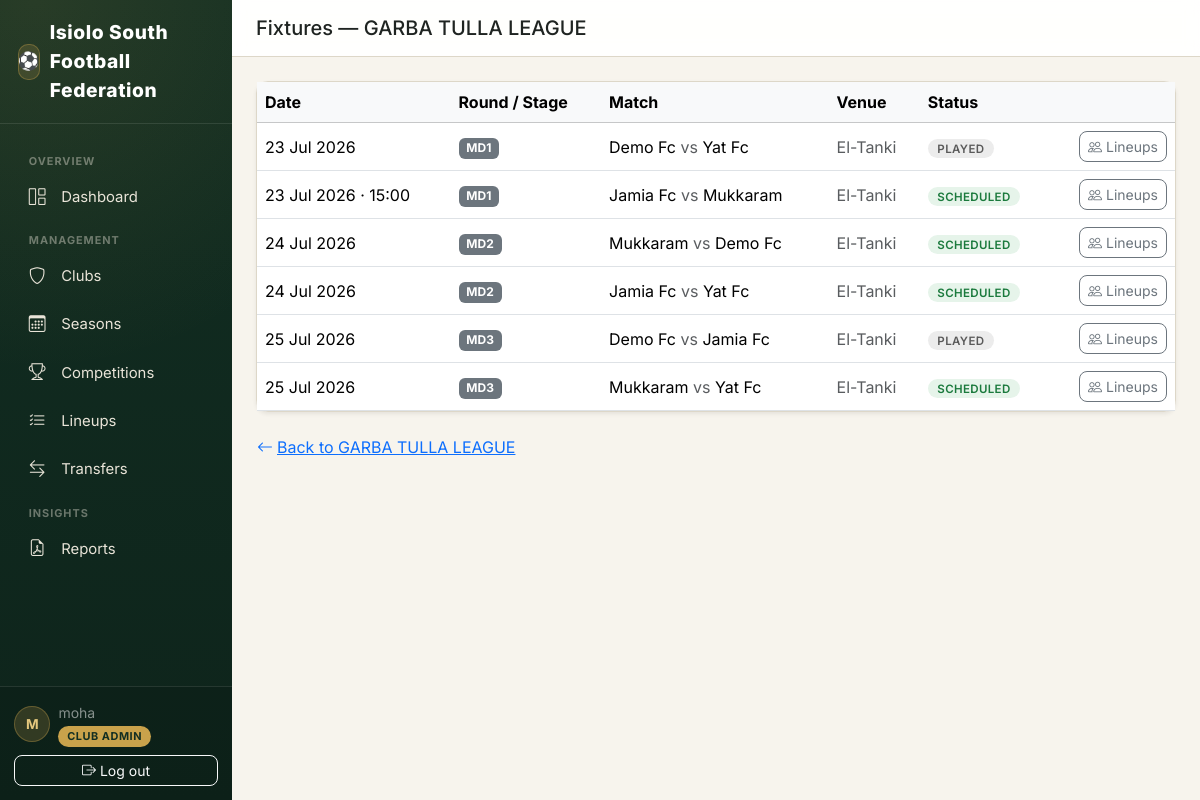
The page /fixtures/competition/2/ (signed in) on the database its author committed.
### accounts/models.py (models this page shows, shortened)
class CustomUser(AbstractUser):
    class Role(models.TextChoices):
        SUPER_ADMIN = "SUPER_ADMIN", "Super Admin"
        SUBCOUNTY_ADMIN = "SUBCOUNTY_ADMIN", "Sub-County Admin"
        CLUB_ADMIN = "CLUB_ADMIN", "Club Admin"
        REFEREE = "REFEREE", "Referee"
    role = models.CharField(
        max_length=20,
        choices=Role.choices,
        default=Role.CLUB_ADMIN,
        help_text="Determines what this user can see and do in FCMS.",
    )
    phone_number = models.CharField(max_length=20, blank=True)
    club = models.ForeignKey(
        "clubs.Club",
        on_delete=models.SET_NULL,
        null=True,
        blank=True,
        related_name="admins",
        help_text="Only set for Club Admin role.",
    )
    @property
    def is_super_admin(self):
        return self.role == self.Role.SUPER_ADMIN
    @property
    def is_subcounty_admin(self):
        return self.role == self.Role.SUBCOUNTY_ADMIN

### competitions/models.py (models this page shows, shortened)
class Competition(models.Model):
    class CompetitionType(models.TextChoices):
        LEAGUE = "LEAGUE", "League"
        KNOCKOUT = "KNOCKOUT", "Knockout"
        GROUP_KNOCKOUT = "GROUP_KNOCKOUT", "Group + Knockout"
        FRIENDLY = "FRIENDLY", "Friendly"
    class Status(models.TextChoices):
        DRAFT = "DRAFT", "Draft"
        REGISTRATION = "REGISTRATION", "Registration Open"
        ONGOING = "ONGOING", "Ongoing"
        COMPLETED = "COMPLETED", "Completed"
    season = models.ForeignKey(Season, on_delete=models.CASCADE, related_name="competitions")
    name = models.CharField(max_length=150, help_text='e.g. "Garbatulla Sub-County League"')
    competition_type = models.CharField(max_length=20, choices=CompetitionType.choices)
    status = models.CharField(max_length=20, choices=Status.choices, default=Status.DRAFT)
    double_round_robin = models.BooleanField(
        default=False,
        help_text="League only: teams play each other twice (home & away) instead of once.",
    )
    points_win = models.PositiveSmallIntegerField(default=3)
    points_draw = models.PositiveSmallIntegerField(default=1)
    points_loss = models.PositiveSmallIntegerField(default=0)
    two_legged_ties = models.BooleanField(
        default=False, help_text="Knockout only: each tie is played home & away (aggregate score)."
    )
    extra_time_enabled = models.BooleanField(default=True, help_text="Knockout only.")
    penalties_enabled = models.BooleanField(
        default=True, help_text="Knockout only: penalty shootout if still level after extra time."
    )
    has_third_place_playoff = models.BooleanField(default=False, help_text="Knockout only.")
    teams_qualifying_per_group = models.PositiveSmallIntegerField(
        default=2,
        help_text="Group + Knockout only: how many teams from each group advance to the knockout stage.",
    )
    created_at = models.DateTimeField(auto_now_add=True)
    class Meta:
        ordering = ["-created_at"]
        unique_together = ("season", "name")

class CompetitionTeam(models.Model):
    class Status(models.TextChoices):
        ENTERED = "ENTERED", "Entered"
        WITHDRAWN = "WITHDRAWN", "Withdrawn"
        DISQUALIFIED = "DISQUALIFIED", "Disqualified"
    competition = models.ForeignKey(Competition, on_delete=models.CASCADE, related_name="entered_teams")
    club = models.ForeignKey(Club, on_delete=models.CASCADE, related_name="competition_entries")
    status = models.CharField(max_length=20, choices=Status.choices, default=Status.ENTERED)
    entered_at = models.DateTimeField(auto_now_add=True)
    class Meta:
        unique_together = ("competition", "club")
        ordering = ["club__name"]

### fixtures/models.py (models this page shows, shortened)
class Fixture(models.Model):
    class Status(models.TextChoices):
        SCHEDULED = "SCHEDULED", "Scheduled"
        PLAYED = "PLAYED", "Played"
        POSTPONED = "POSTPONED", "Postponed"
        CANCELLED = "CANCELLED", "Cancelled"
    class Leg(models.IntegerChoices):
        FIRST = 1, "First leg"
        SECOND = 2, "Second leg"
    competition = models.ForeignKey(Competition, on_delete=models.CASCADE, related_name="fixtures")
    group = models.ForeignKey(
        Group, on_delete=models.CASCADE, null=True, blank=True, related_name="fixtures",
        help_text="Set only for group-stage fixtures within a Group + Knockout competition.",
    )
    knockout_fixture = models.OneToOneField(
        KnockoutFixture, on_delete=models.CASCADE, null=True, blank=True, related_name="match",
        help_text="Set only when this fixture fulfils a knockout bracket slot.",
    )
    home_team = models.ForeignKey(
        CompetitionTeam, on_delete=models.CASCADE, related_name="home_fixtures"
    )
    away_team = models.ForeignKey(
        CompetitionTeam, on_delete=models.CASCADE, related_name="away_fixtures"
    )
    round_number = models.PositiveSmallIntegerField(
        null=True, blank=True, help_text="League/group round number, e.g. Matchday 1, 2, 3..."
    )
    leg = models.PositiveSmallIntegerField(choices=Leg.choices, default=Leg.FIRST)
    match_date = models.DateField(null=True, blank=True)
    kickoff_time = models.TimeField(null=True, blank=True)
    venue = models.CharField(max_length=150, blank=True)
    status = models.CharField(max_length=20, choices=Status.choices, default=Status.SCHEDULED)
    created_at = models.DateTimeField(auto_now_add=True)
    class Meta:
        ordering = ["match_date", "kickoff_time", "id"]
    @property
    def is_knockout(self):
        return self.knockout_fixture_id is not None
    @property
    def is_group_stage(self):
        return self.group_id is not None

### clubs/models.py (models this page shows, shortened)
class Club(models.Model):
    class Status(models.TextChoices):
        PENDING = "PENDING", "Pending Approval"
        ACTIVE = "ACTIVE", "Active"
        SUSPENDED = "SUSPENDED", "Suspended"
        INACTIVE = "INACTIVE", "Inactive"
    name = models.CharField(max_length=150, unique=True)
    logo = models.ImageField(upload_to="club_logos/", blank=True, null=True)
    ward = models.CharField(max_length=100, help_text="Administrative ward the club represents.")
    registration_number = models.CharField(max_length=50, unique=True)
    home_ground = models.CharField(max_length=150, blank=True)
    contact_name = models.CharField(max_length=100, blank=True)
    contact_phone = models.CharField(max_length=20, blank=True)
    contact_email = models.EmailField(blank=True)
    status = models.CharField(max_length=20, choices=Status.choices, default=Status.PENDING)
    created_at = models.DateTimeField(auto_now_add=True)
    updated_at = models.DateTimeField(auto_now=True)
    class Meta:
        ordering = ["name"]

### fixtures/views.py (the view)
# urls.py: path("competition/<int:competition_pk>/", views.fixture_list, name="list"),
@login_required
def fixture_list(request, competition_pk):
    competition = get_object_or_404(Competition, pk=competition_pk)
    fixtures = (
        competition.fixtures.select_related("home_team__club", "away_team__club", "group", "knockout_fixture__round")
        .order_by("match_date", "kickoff_time")
    )
    return render(
        request,
        "fixtures/fixture_list.html",
        {"competition": competition, "fixtures": fixtures},
    )

### fixtures/templates/fixtures/fixture_list.html (shortened to what this page needs)
{% extends "base.html" %}
{% block page_title %}Fixtures — {{ competition.name }}{% endblock %}
{% block content %}
{% if not fixtures %}
<div class="card shadow-sm p-5 text-center text-muted">
    <i class="bi bi-calendar-event fs-1 mb-2"></i>
    <p class="mb-0">No fixtures yet.</p>
    {% if user.is_super_admin or user.is_subcounty_admin %}
        <p class="small mt-2">
            {% if competition.competition_type == 'LEAGUE' %}
                Go back to the competition page and use <strong>Generate fixtures</strong>.
            {% else %}
                Set up groups/knockout rounds from the competition page first.
            {% endif %}
        </p>
    {% endif %}
</div>
{% else %}
<div class="card shadow-sm">
    <table class="table table-hover align-middle mb-0">
        <thead class="table-light">
            <tr>
                <th>Date</th>
                <th>Round / Stage</th>
                <th>Match</th>
                <th>Venue</th>
                <th>Status</th>
                <th></th>
            </tr>
        </thead>
        <tbody>
        {% for fx in fixtures %}
            <tr>
                <td>{{ fx.match_date|date:"d M Y"|default:"TBD" }}{% if fx.kickoff_time %} · {{ fx.kickoff_time|time:"H:i" }}{% endif %}</td>
                <td>
                    {% if fx.is_knockout %}
                        <span class="badge text-bg-secondary">{{ fx.knockout_fixture.round.get_name_display }}</span>
                    {% elif fx.is_group_stage %}
                        <span class="badge text-bg-secondary">{{ fx.group.name }} · MD{{ fx.round_number }}</span>
                    {% else %}
                        <span class="badge text-bg-secondary">MD{{ fx.round_number }}{% if fx.leg == 2 %} (2nd leg){% endif %}</span>
                    {% endif %}
                </td>
                <td>{{ fx.home_team.club.name }} <span class="text-muted">vs</span> {{ fx.away_team.club.name }}</td>
                <td class="text-muted">{{ fx.venue|default:"—" }}</td>
                <td><span class="status-pill status-{% if fx.status == 'PLAYED' %}INACTIVE{% elif fx.status == 'SCHEDULED' %}ACTIVE{% else %}SUSPENDED{% endif %}">{{ fx.get_status_display }}</span></td>
                <td class="text-end">
                    <div class="d-flex gap-1 justify-content-end">
                        <a href="{% url 'lineups:fixture_lineups' fx.pk %}"
                           class="btn btn-sm btn-outline-secondary"
                           title="View / Submit Lineups">
                            <i class="bi bi-people me-1"></i>Lineups
                        </a>
                    </div>
                </td>
            </tr>
        {% endfor %}
        </tbody>
    </table>
</div>
{% endif %}
<a href="{% url 'competitions:detail' competition.pk %}" class="btn btn-link mt-3 ps-0">
    <i class="bi bi-arrow-left me-1"></i>Back to {{ competition.name }}
</a>
{% endblock %}

### templates/base.html (shortened to what this page needs)
{% load static %}
<!DOCTYPE html>
<html lang="en">
<head>
    <link href="https://cdnjs.cloudflare.com/ajax/libs/bootstrap/5.3.3/css/bootstrap.min.css" rel="stylesheet">
    <link href="https://cdnjs.cloudflare.com/ajax/libs/bootstrap-icons/1.11.3/font/bootstrap-icons.min.css" rel="stylesheet">
</head>
<body>
<div class="d-flex" style="min-height: 100vh;">
    {% if user.is_authenticated %}
    <nav class="sidebar d-none d-lg-flex">
        <div class="brand">
            <span class="brand-badge">⚽</span> Isiolo South Football Federation
        </div>
        <div class="sidebar-scroll">
            <div class="nav-section-label">Overview</div>
            <ul class="nav nav-pills flex-column gap-1 mb-1">
                <li class="nav-item">
                    <a class="nav-link {% if request.resolver_match.app_name == 'dashboard' %}active{% endif %}" href="{% url 'dashboard:home' %}">
                        <i class="bi bi-grid-1x2 me-2"></i>Dashboard
                    </a>
                </li>
            </ul>
            <div class="nav-section-label">Management</div>
            <ul class="nav nav-pills flex-column gap-1 mb-1">
                <li class="nav-item">
                    <a class="nav-link {% if request.resolver_match.app_name == 'clubs' %}active{% endif %}" href="{% url 'clubs:list' %}">
                        <i class="bi bi-shield me-2"></i>Clubs
                    </a>
                </li>
                <li class="nav-item">
                    <a class="nav-link {% if request.resolver_match.app_name == 'seasons' %}active{% endif %}" href="{% url 'seasons:list' %}">
                        <i class="bi bi-calendar3 me-2"></i>Seasons
                    </a>
                </li>
                <li class="nav-item">
                    <a class="nav-link {% if request.resolver_match.app_name == 'competitions' %}active{% endif %}" href="{% url 'competitions:list' %}">
                        <i class="bi bi-trophy me-2"></i>Competitions
                    </a>
                </li>
                <li class="nav-item">
                    <a class="nav-link {% if request.resolver_match.app_name == 'lineups' %}active{% endif %}" href="{% url 'lineups:home' %}">
                        <i class="bi bi-list-check me-2"></i>Lineups
                    </a>
                </li>
                <li class="nav-item">
                    <a class="nav-link {% if request.resolver_match.app_name == 'transfers' %}active{% endif %}" href="{% url 'transfers:dashboard' %}">
                        <i class="bi bi-arrow-left-right me-2"></i>Transfers
                    </a>
                </li>
            </ul>
            <div class="nav-section-label">Insights</div>
            <ul class="nav nav-pills flex-column gap-1">
                <li class="nav-item">
                    <a class="nav-link {% if request.resolver_match.app_name == 'reports' %}active{% endif %}" href="{% url 'reports:home' %}">
                        <i class="bi bi-file-earmark-pdf me-2"></i>Reports
                    </a>
                </li>
            </ul>
        </div>
        <div class="sidebar-footer">
            <div class="d-flex align-items-center gap-2 mb-2">
                <div class="user-avatar">{{ user.get_full_name|default:user.username|slice:":1"|upper }}</div>
                <div style="min-width:0;">
                    <div class="small text-white-50 text-truncate">{{ user.get_full_name|default:user.username }}</div>
                    <span class="role-badge">{{ user.get_role_display }}</span>
                </div>
            </div>
            <form method="post" action="{% url 'accounts:logout' %}">
                <button class="btn btn-sm btn-outline-light w-100" type="submit">
                    <i class="bi bi-box-arrow-right me-1"></i>Log out
                </button>
            </form>
        </div>
    </nav>
    {% endif %}
    <main class="flex-grow-1 d-flex flex-column" style="min-width:0; height: 100vh; overflow-y: auto;" id="mainScroll">
        {% if user.is_authenticated %}
        <div class="top-bar px-3 px-lg-4 py-3" id="topBar">
            <div class="d-flex align-items-center gap-3">
                <h5 class="mb-0">{% block page_title %}{% endblock %}</h5>
            </div>
        </div>
        {% endif %}
        <div class="content-area flex-grow-1">
            {% block content %}{% endblock %}
        </div>
    </main>
</div>
</body>
</html>

### rows shown on the page
CustomUser: get_full_name "M", get_full_name "moha", role "CLUB ADMIN"
Competition: name "GARBA TULLA LEAGUE"
Fixture: match_date "23 Jul 2026", round_number "1", home_team.club.name "Demo Fc", away_team.club.name "Yat Fc", venue "El-Tanki", status "PLAYED"
Fixture: match_date "23 Jul 2026", kickoff_time "15:00", round_number "1", home_team.club.name "Jamia Fc", away_team.club.name "Mukkaram", venue "El-Tanki", status "SCHEDULED"
Fixture: match_date "24 Jul 2026", round_number "2", home_team.club.name "Mukkaram", away_team.club.name "Demo Fc", venue "El-Tanki", status "SCHEDULED"
Fixture: match_date "24 Jul 2026", round_number "2", home_team.club.name "Jamia Fc", away_team.club.name "Yat Fc", venue "El-Tanki", status "SCHEDULED"
Fixture: match_date "25 Jul 2026", round_number "3", home_team.club.name "Demo Fc", away_team.club.name "Jamia Fc", venue "El-Tanki", status "PLAYED"
Fixture: match_date "25 Jul 2026", round_number "3", home_team.club.name "Mukkaram", away_team.club.name "Yat Fc", venue "El-Tanki", status "SCHEDULED"
